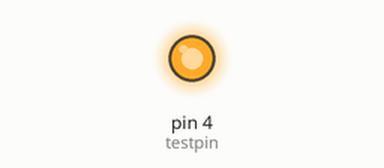
Bench run of a sketch on a simulated Arduino Uno, built with avr-gcc and run on an emulated ATmega328P. On the bench: output pins drawn as LEDs (lit = HIGH).

Above: at 0.1 s.
Timing chart, 0 to 1.6 s (numbered marks = the images above):
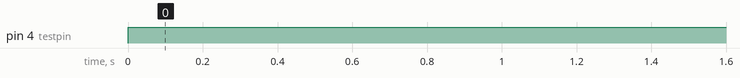

Measured:
- by itself, pin 4 (testpin): LOW → HIGH at 0.00 s

The sketch:

ESP8266_test0.ino
```cpp
const int Rx = 0;
const int Tx = 1;
const int testpin = 4;

void setup() {
pinMode(testpin,OUTPUT);
}

void loop() {
digitalWrite(testpin,HIGH);
}
```
